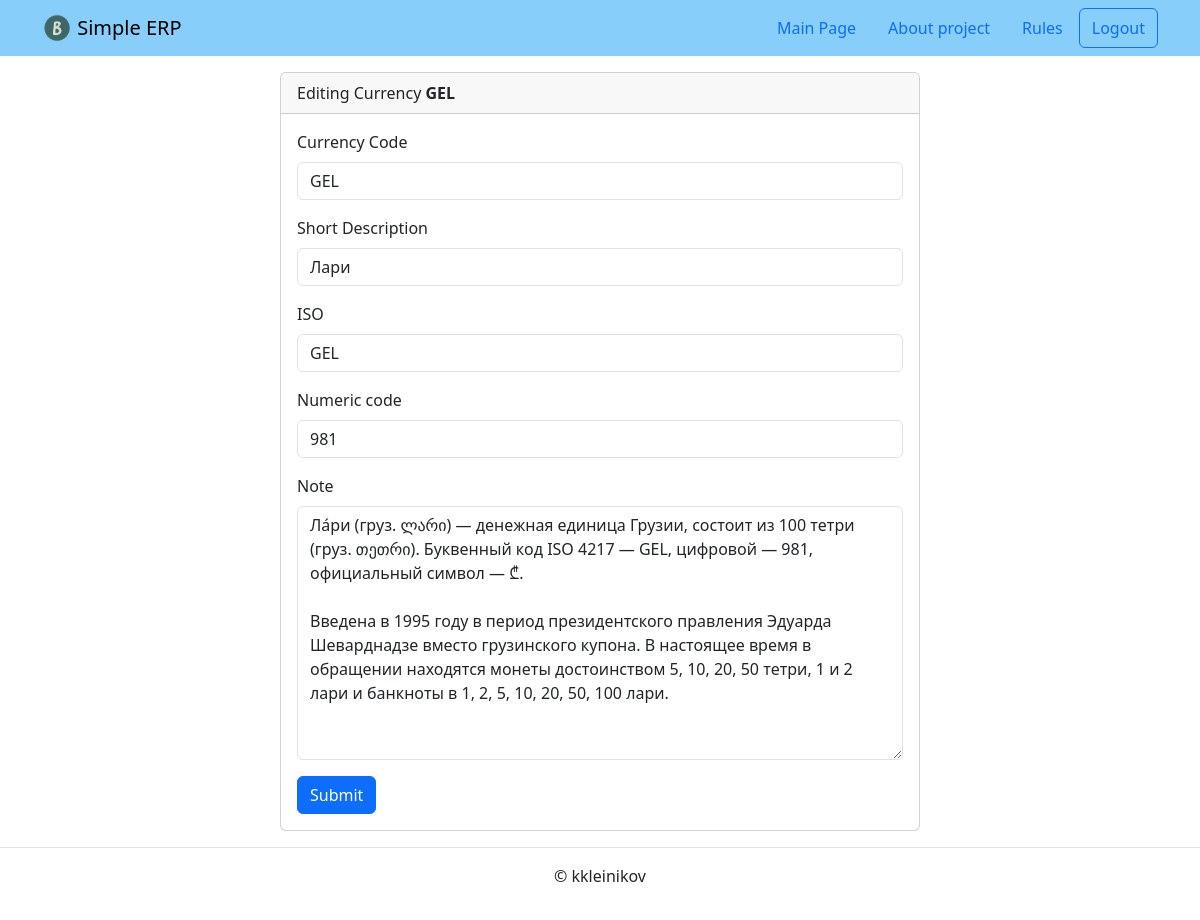
The page /currency/edit/GEL/ (signed in) on the database its author committed.
### common/models.py (models this page shows, shortened)
class Currency(AuditTrailModel, NoteModel):
    code = models.CharField(
        primary_key=True,
        max_length=3,
        unique=True,
        null=False,
        verbose_name='Currency Code',
    )
    name = models.CharField(
        max_length=30,
        verbose_name='Short Description',
    )
    iso_code = models.CharField(
        max_length=3,
        unique=True,
        verbose_name='ISO',
    )
    numeric_code = models.PositiveSmallIntegerField(
        default=0,
    )
    class Meta:
        ordering = ['code']
        verbose_name = 'Currency'
        verbose_name_plural = 'Currencies'

### common/views.py (the view, shortened to what this page needs)
class CurrencyUpdateView(LoginRequiredMixin, CurrencyMixin, UpdateView):
    model = Currency

### common/forms.py
class CurrencyForm(forms.ModelForm):
    class Meta:
        model = Currency
        fields = [
            'code',
            'name',
            'iso_code',
            'numeric_code',
            'note',
        ]

### templates/common/currency_form.html (shortened to what this page needs)
{% extends "base.html" %}
{% load django_bootstrap5 %}
{% block content %}
  <div class="col d-flex justify-content-center">
    <div class="card" style="width: 40rem;">
      <div class="card-header">
        {% if '/edit/' in request.path %}
          Editing Currency <strong>{{ currency.code }}</strong>
        {% elif '/delete/' in request.path %}
          Deleting Currency <strong>{{ currency.code }}</strong>
        {% else %}
          Create new Currency
        {% endif %}
      </div>
      <div class="card-body">
        <form method="post" enctype="multipart/form-data">
          {% if not '/delete/' in request.path %}
            {% bootstrap_form form %}
          {% endif %}
          {% bootstrap_button button_type="submit" content="Submit" %}
        </form>
      </div>
    </div>
  </div>
{% endblock %}

### rows shown on the page
Currency: code "GEL", name "Лари", iso_code "GEL", numeric_code "981", note "Ла́ри (груз. ლარი) — денежная единица Грузии, состоит из 100 тетри (груз. თეთრი). Буквенный код ISO 4217 — GEL, цифровой — 981, официальный символ — ₾. Введена в 1995 году в период президентского правления Эдуарда Шеварднадзе вместо грузинского купона. В настоящее время в обращении находятся монеты достоинством 5, 10, 20, 50 тетри, 1 и 2 лари и банкноты в 1, 2, 5, 10, 20, 50, 100 лари."
